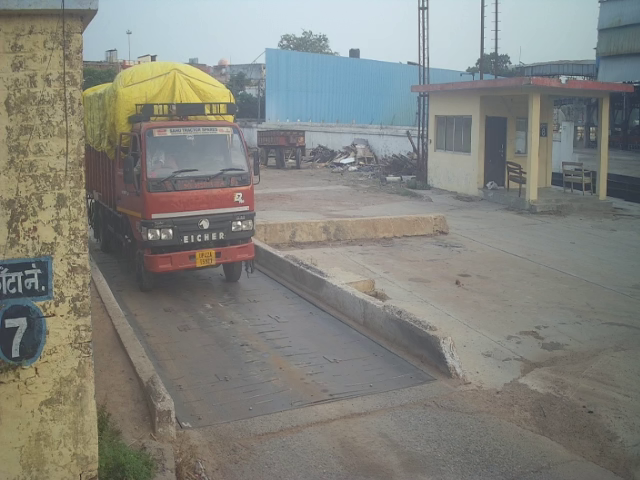
#> input picture image copy.png, 640 x 480 px
$ python calibrate.py --image 'image copy.png' --view front
#> lines starting #> are read from the running program, lines starting #| are printed output that depends on the picture; after the words box and inside, x2 and y2 are one past the last pixel; in counts of white or black regions, pixels touching at a corner belong together

import cv2, json, os, argparse
import numpy as np

CONFIG_FILE = "boundary_config.json"
points = []

def mouse_callback(event, x, y, flags, param):
    global points
    if event == cv2.EVENT_LBUTTONDOWN:
        if len(points) < 2:
            points.append((x, y))
            print(f"  Point {len(points)}: ({x}, {y})")

def main():
    parser = argparse.ArgumentParser()
    parser.add_argument("--image", required=True)
    parser.add_argument("--view", required=True, choices=["front","back"])
    args = parser.parse_args()

    frame = cv2.imread(args.image)
#> frame is the input picture: shape (480, 640, 3); mean B, G, R 125, 131.3, 130.6
    if frame is None:
        print(f"Cannot read: {args.image}"); return

    h, w = frame.shape[:2]
#> h = 480; w = 640
    print(f"Image: {w}x{h}  |  View: {args.view.upper()}")
#| Image: 640x480  |  View: FRONT
    print("CLICK 2 POINTS on the stop line (left side first, then right side)")
    print("R=reset clicks | S=save | Q=quit")

    config = {}
    if os.path.exists(CONFIG_FILE):
        with open(CONFIG_FILE) as f:
#> (reads boundary_config.json from the repository)
            config = json.load(f)

    # Load existing line if any
    saved = config.get(args.view, {})
    global points
    if "p1" in saved and "p2" in saved:
        points = [tuple(saved["p1"]), tuple(saved["p2"])]
        print(f"  Loaded existing: {points[0]} -> {points[1]}")

    cv2.namedWindow("Calibrate", cv2.WINDOW_NORMAL)
    cv2.resizeWindow("Calibrate", min(w*2, 1200), min(h*2, 900))
    cv2.setMouseCallback("Calibrate", mouse_callback)

    while True:
        display = frame.copy()

        if len(points) == 2:
            p1, p2 = points[0], points[1]
            # Shade danger zone below the line
            danger_poly = np.array([
                p1, p2,
                (p2[0], h), (p1[0], h)
            ], dtype=np.int32)
            overlay = display.copy()
            cv2.fillPoly(overlay, [danger_poly], (0, 0, 180))
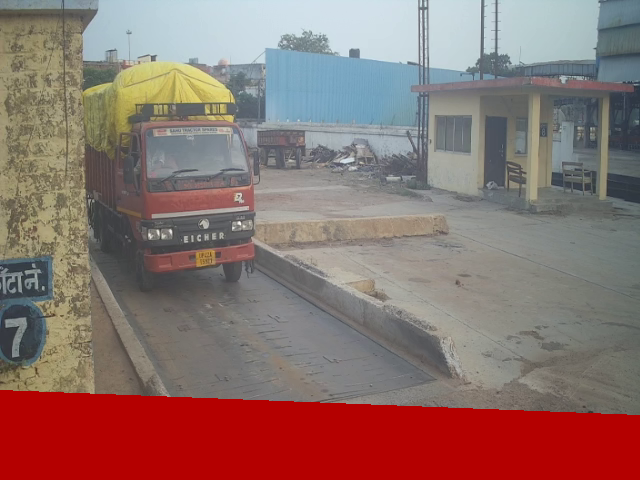
#> overlay: shape (480, 640, 3); 16.15% of pixels changed, all inside (x1, y1, x2, y2) = (0, 390, 640, 480)
            cv2.addWeighted(overlay, 0.3, display, 0.7, 0, display)
            # Draw the line
            cv2.line(display, p1, p2, (0, 100, 255), 3)
            cv2.circle(display, p1, 8, (0, 255, 0), -1)
#> display: shape (480, 640, 3); mean B, G, R 119.2, 125.8, 134.8
            cv2.circle(display, p2, 8, (0, 255, 0), -1)
#> display: shape (480, 640, 3); mean B, G, R 119.2, 125.9, 134.7
            cv2.putText(display, f"{args.view.upper()} STOP LINE",
                        (p1[0], p1[1] - 12),
                        cv2.FONT_HERSHEY_SIMPLEX, 0.65, (0, 100, 255), 2)
        elif len(points) == 1:
            cv2.circle(display, points[0], 8, (0, 255, 0), -1)
            cv2.putText(display, "Now click the RIGHT end of the line",
                        (10, 50), cv2.FONT_HERSHEY_SIMPLEX, 0.65, (0, 255, 255), 2)
        else:
            cv2.putText(display, "Click LEFT end of the stop line",
                        (10, 50), cv2.FONT_HERSHEY_SIMPLEX, 0.65, (0, 255, 255), 2)

        cv2.putText(display, "R=reset | S=save | Q=quit",
                    (10, h - 10), cv2.FONT_HERSHEY_SIMPLEX, 0.55, (255, 255, 0), 2)
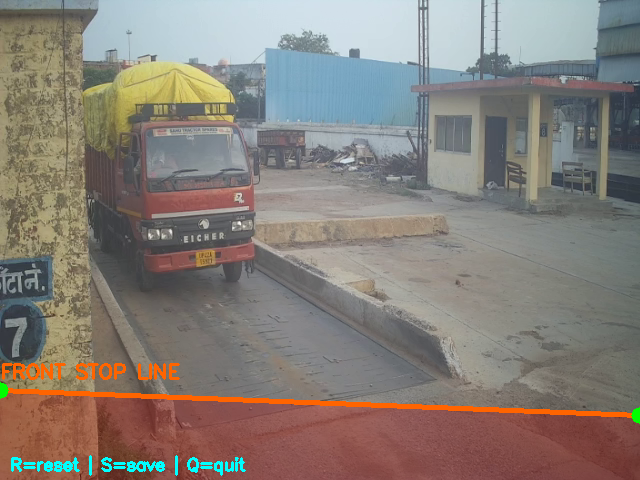
#> display: shape (480, 640, 3); mean B, G, R 119.8, 126.7, 134.6
        cv2.imshow("Calibrate", display)
        key = cv2.waitKey(30) & 0xFF
#> (key q is pressed here)

        if key == ord("r"):
            points = []
            print("  Reset — click 2 points again")
        elif key in (ord("s"), 13):
            if len(points) == 2:
                config[args.view] = {
                    "p1": list(points[0]),
                    "p2": list(points[1]),
                    "y_fraction": (points[0][1] + points[1][1]) / 2 / h
                }
                with open(CONFIG_FILE, "w") as f:
                    json.dump(config, f, indent=2)
                print(f"Saved! {args.view}: {points[0]} -> {points[1]}")
                break
            else:
                print("  Need 2 points first!")
        elif key == ord("q"):
            print("Quit without saving."); break

    cv2.destroyAllWindows()

if __name__ == "__main__":
    main()
